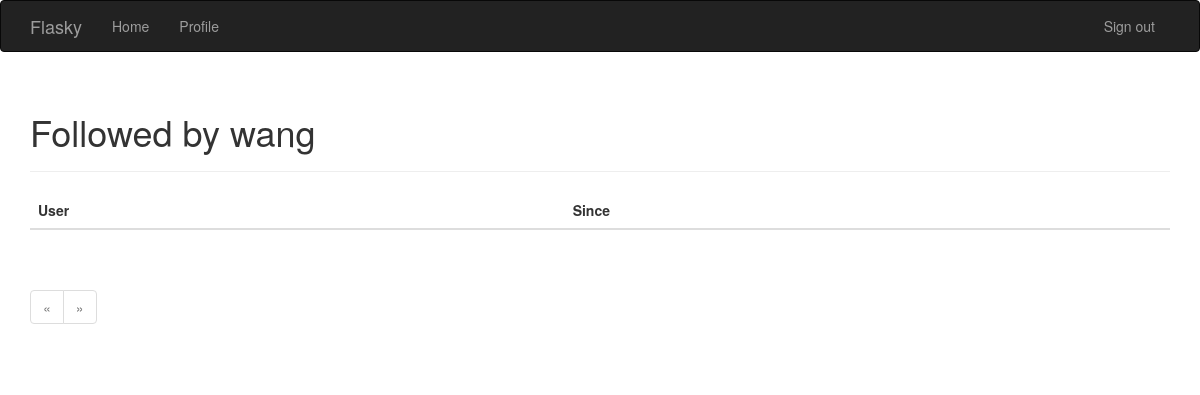
Before: /followed-by/wang (signed in) with the older database file.
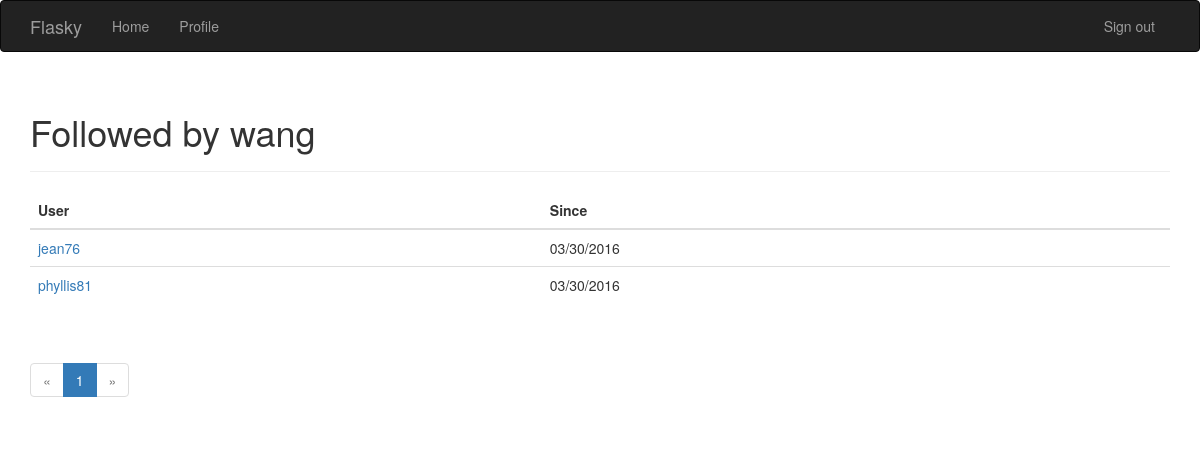
After: the same page with the newer database file.
### app/models.py (models this page shows, shortened)
class User(UserMixin, db.Model):
    __tablename__ = 'users'
    id = db.Column(db.Integer, primary_key=True)
    username = db.Column(db.String(64), unique=True, index=True)
    email = db.Column(db.String(64), unique=True, index=True)
    role_id = db.Column(db.Integer, db.ForeignKey('roles.id'))
    password_hash = db.Column(db.String(128))
    posts = db.relationship('Post', backref='author', lazy='dynamic')
    comments = db.relationship('Comment', backref='author', lazy='dynamic')
    location = db.Column(db.String(64))
    about_me = db.Column(db.Text())
    member_since = db.Column(db.DateTime(), default=datetime.utcnow)
    last_seen = db.Column(db.DateTime(), default=datetime.utcnow)
    followed = db.relationship('Follow',                   #当前用户关注的人
                               foreign_keys=[Follow.follower_id],
                               backref=db.backref('follower', lazy='joined'),
                               lazy='dynamic',
                               cascade='all, delete-orphan')
    followers=db.relationship('Follow',                   #关注当前用户的人
                              foreign_keys=[Follow.followed_id],
                              backref=db.backref('followed', lazy='joined'),
                              lazy='dynamic',
                              cascade='all, delete-orphan')
    @property
    def password(self):
        raise AttributeError('password is not a readable attribute')
    def ping(self):
        self.last_seen = datetime.utcnow()
        db.session.add(self)

class Follow(db.Model):
    __tablename__ = 'follows'
    follower_id = db.Column(db.Integer, db.ForeignKey('users.id'),
                            primary_key=True)                    #我关注的人
    followed_id = db.Column(db.Integer, db.ForeignKey('users.id'),
                            primary_key=True)                    #关注我的人
    timestamp = db.Column(db.DateTime, default=datetime.utcnow)

### app/main/views.py (the view)
@main.route('/followed-by/<username>')
def followed_by(username):
    user = User.query.filter_by(username=username).first()
    if user is None:
        flash('Invalid user')
        return redirect(url_for('.index'))
    page = request.args.get('page', 1, type=int)
    pagination = user.followed.paginate(
        page, per_page=2,
        error_out=False)
    follows = [{'user': item.followed, 'timestamp': item.timestamp}
               for item in pagination.items]
    return render_template('followers.html', user=user, title='Followed by',
                    endpoint='.followed_by', pagination=pagination,
                    follows=follows)

### app/auth/views.py (called while the page is built)
@auth.before_app_request
def before_request():
    if current_user.is_authenticated:
        current_user.ping()

### app/main/__init__.py (called while the page is built)
@main.app_context_processor
def inject_permissions():
    return dict(Permission=Permission)

### app/models.py (called while the page is built)
@login_manager.user_loader
def load_user(user_id):
    return User.query.get(int(user_id))

### app/templates/followers.html (shortened to what this page needs)
{% extends "base.html" %}
{% import "_macros.html" as macros %}
{% block page_content %}
<div class="page-header">
    <h1>{{ title }} {{ user.username }}</h1>
</div>
<table class="table table-hover followers">
    <thead><tr><th>User</th><th>Since</th></tr></thead>
    {% for follow in follows %}
    <tr>
        <td>
            <a href="{{ url_for('.user', username=follow.user.username) }}">
                {{ follow.user.username }}
            </a>
        </td>
        <td>{{ moment(follow.timestamp).format('L') }}</td>
    </tr>
    {% endfor %}
</table>
<div class="pagination">
    {{ macros.pagination_widget(pagination, endpoint, username=user.username) }}
</div>
{% endblock %}

Changed rows visible on the page:
now on this page (row unchanged): User: user.username "jean76"
added Follow: timestamp "03/30/2016"
now on this page (row unchanged): User: user.username "phyllis81"
added Follow: timestamp "03/30/2016"
Other visible differences:
new list line: "1"
